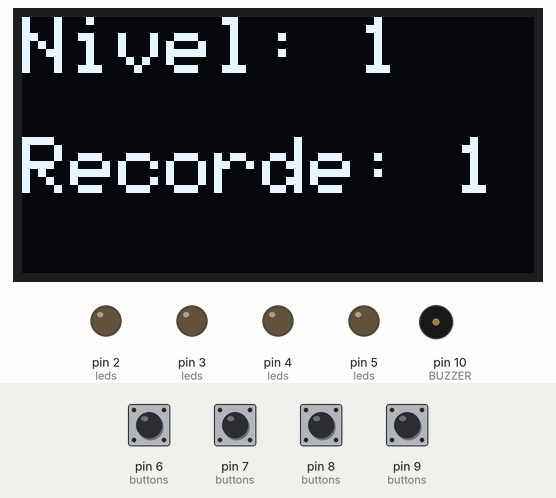
This sketch was run on a simulated Arduino Uno, built with avr-gcc and run on an emulated ATmega328P. On the bench: 128×64 one-colour display, output pins drawn as LEDs (lit = HIGH), buzzer (waves = sounding). Dashed ring = blinking. The inputs (shaded band) are chosen by the test bench; at power-on: pin 6 (buttons), pin 7 (buttons), pin 8 (buttons), pin 9 (buttons) HIGH. Random numbers use the default seed unless the sketch sets one.

Above: at 4.2 s.
4.3 s: pin 7 (buttons) pulled LOW for 0.15 s
At 4.65 s:
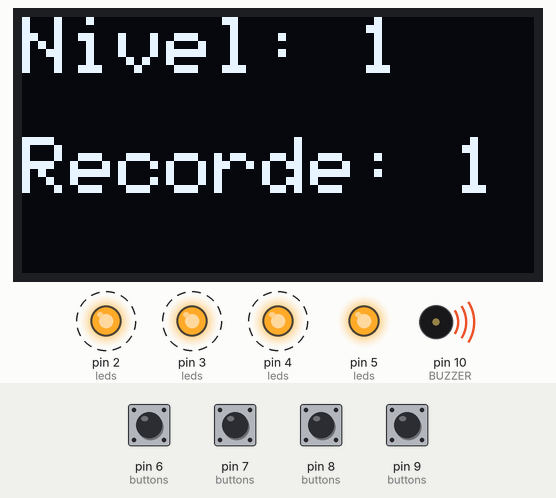
At 8.45 s:
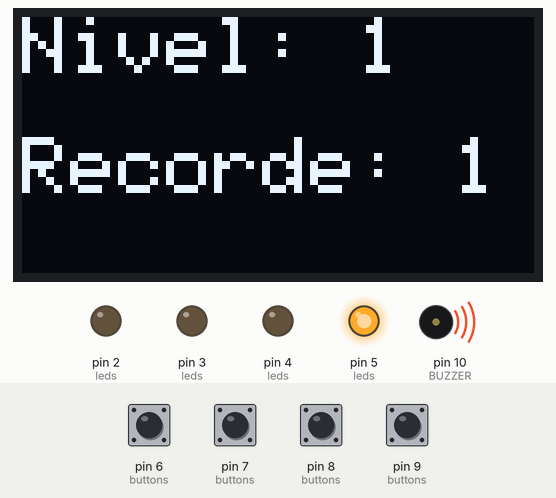
Timing chart, 0 to 10.1 s (numbered marks = the images above; inputs shaded):
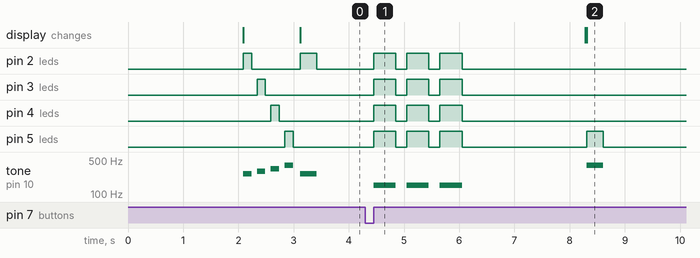

Measured:
- after the input at 4.3 s, pin 2 (leds), pin 3 (leds): alternates HIGH for 0.40 s and LOW for 0.20 s, 6 changes in all, then stays LOW, starting after 0.15 s
- by itself, tone on pin 10 (BUZZER): plays 261 Hz for 0.15 s, 294 Hz for 0.15 s, 329 Hz for 0.15 s, 392 Hz for 0.15 s, 261 Hz for 0.30 s

The sketch:

GeniusPlacar.ino
```cpp
#include <Wire.h>
#include <Adafruit_GFX.h>
#include <Adafruit_SSD1306.h>

#define SCREEN_WIDTH 128
#define SCREEN_HEIGHT 64
#define OLED_RESET -1
Adafruit_SSD1306 display(SCREEN_WIDTH, SCREEN_HEIGHT, &Wire, OLED_RESET);

//SDA → A4
//SCL → A5

#define GREEN_LED   2
#define RED_LED     3
#define YELLOW_LED  4
#define BLUE_LED    5

#define GREEN_BTN   6
#define RED_BTN     7
#define YELLOW_BTN  8
#define BLUE_BTN    9

#define BUZZER      10

const int tones[] = { 261, 294, 329, 392 }; // C4, D4, E4, G4
const int leds[] = { GREEN_LED, RED_LED, YELLOW_LED, BLUE_LED };
const int buttons[] = { GREEN_BTN, RED_BTN, YELLOW_BTN, BLUE_BTN };

#define MAX_SEQ_LEN 100
int sequence[MAX_SEQ_LEN];
int level = 0;
int highScore = 0;

void setup() {
  for (int i = 0; i < 4; i++) {
    pinMode(leds[i], OUTPUT);
    pinMode(buttons[i], INPUT_PULLUP);
  }
  pinMode(BUZZER, OUTPUT);
  randomSeed(analogRead(0));
  Serial.begin(9600);

  // Inicializa o display OLED
  if (!display.begin(SSD1306_SWITCHCAPVCC, 0x3C)) { // Endereço 0x3C comum
    Serial.println(F("Erro ao iniciar o display OLED"));
    while (true);
  }

  display.clearDisplay();
  display.setTextSize(1);
  display.setTextColor(SSD1306_WHITE);
  display.setCursor(0, 0);
  display.println(F("Jogo Genius"));
  display.setCursor(0, 10);
  display.println(F("By @BR.LCSISTEMAS"));
  display.display();
  delay(2000);

  updateOLED();
  playStartSound();
}

void loop() {
  addStepToSequence();
  updateOLED();
  playSequence();

  if (!getPlayerInput()) {
    gameOver();
    delay(2000);
    level = 0;
    updateOLED(); // Mostra recorde mesmo após erro
  } else {
    delay(1000);
  }
}

void addStepToSequence() {
  sequence[level] = random(0, 4);
  level++;
  if (level > highScore) {
    highScore = level;
  }
}

void playSequence() {
  for (int i = 0; i < level; i++) {
    int index = sequence[i];
    digitalWrite(leds[index], HIGH);
    tone(BUZZER, tones[index], 300);
    delay(300);
    digitalWrite(leds[index], LOW);
    delay(200);
  }
}

bool getPlayerInput() {
  for (int i = 0; i < level; i++) {
    int pressed = waitForButton();
    if (pressed != sequence[i]) {
      return false;
    }
    flashLed(pressed);
  }
  return true;
}

int waitForButton() {
  while (true) {
    for (int i = 0; i < 4; i++) {
      if (digitalRead(buttons[i]) == LOW) {
        while (digitalRead(buttons[i]) == LOW); // espera soltar
        return i;
      }
    }
  }
}

void flashLed(int index) {
  digitalWrite(leds[index], HIGH);
  tone(BUZZER, tones[index], 300);
  delay(300);
  digitalWrite(leds[index], LOW);
  delay(100);
}

void playStartSound() {
  for (int i = 0; i < 4; i++) {
    tone(BUZZER, tones[i], 150);
    digitalWrite(leds[i], HIGH);
    delay(150);
    digitalWrite(leds[i], LOW);
    delay(100);
  }
}

void gameOver() {
  for (int i = 0; i < 3; i++) {
    for (int j = 0; j < 4; j++) digitalWrite(leds[j], HIGH);
    tone(BUZZER, 150, 400);
    delay(400);
    for (int j = 0; j < 4; j++) digitalWrite(leds[j], LOW);
    delay(200);
  }
}

// Atualiza o display OLED com o nível atual e o recorde
void updateOLED() {
  display.clearDisplay();
  display.setTextSize(2);
  display.setCursor(0, 0);
  display.print("Nivel: ");
  display.println(level);

  display.setTextSize(2);
  display.setCursor(0, 30);
  display.print("Recorde: ");
  display.println(highScore);

  display.display();
}
```
